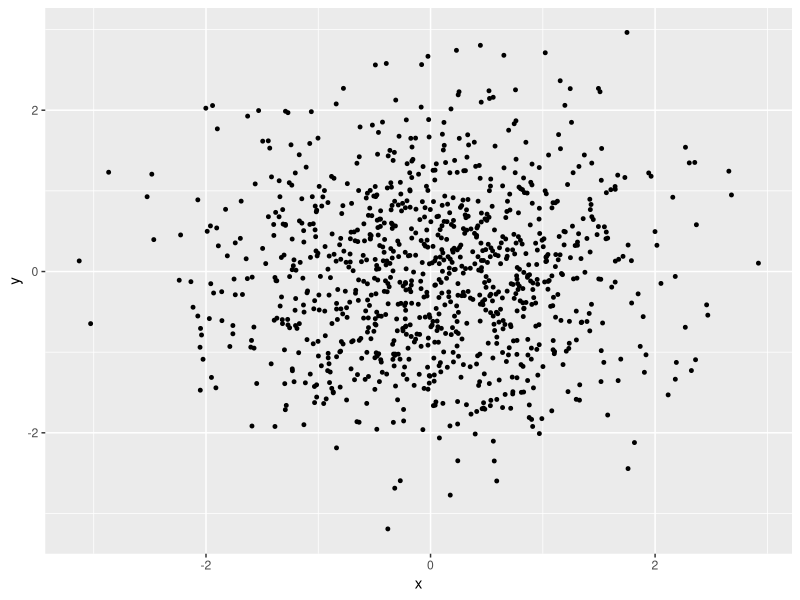

The R source for this figure:
## ---- chunk 1

knitr::opts_chunk$set(
  echo = FALSE,
  message = FALSE,
  warning = FALSE,
  fig.width = 10,
  cache = FALSE,
  out.width = '100%'
)

library(dplyr)
library(ggplot2)

## ---- chunk 2

data = data.frame(
  x = rnorm(1000),
  y = rnorm(1000)
)

## ---- chunk 3

ggplot(data,aes(x,y)) + 
  geom_point(size=1)

